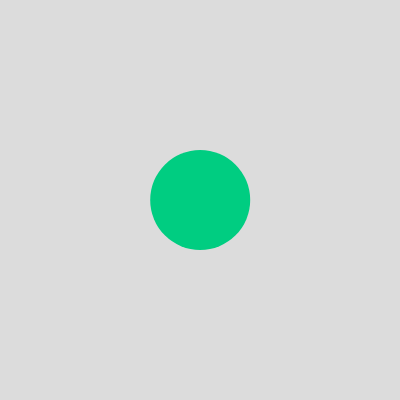
Frame 1 (no input)
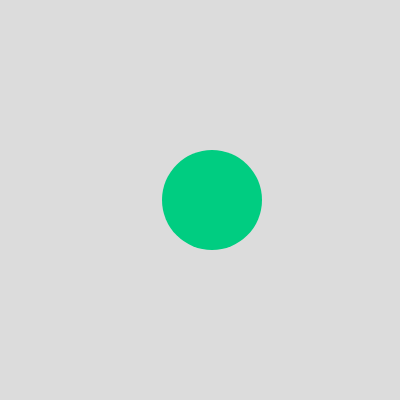
Frame 60 (no input)
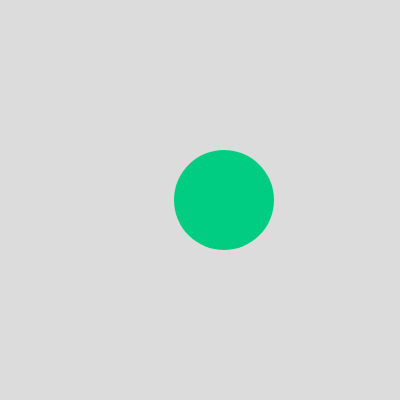
Frame 120 (the mouse pressed at the canvas centre since frame 60)

The p5.js sketch that drew these frames (run headless with seeded random() and noise() and a simulated clock; from frame 60 on, the mouse is pressed at the canvas centre):

// p5.js sketch
// ── sketch.js
let x = 200;
let y = 200;

function setup() {
  createCanvas(400, 400);
}

function draw() {
  x += 0.2;

  background(220);
  noStroke();
  fill(0, 205, 129);
  circle(x, y, 100);
}
